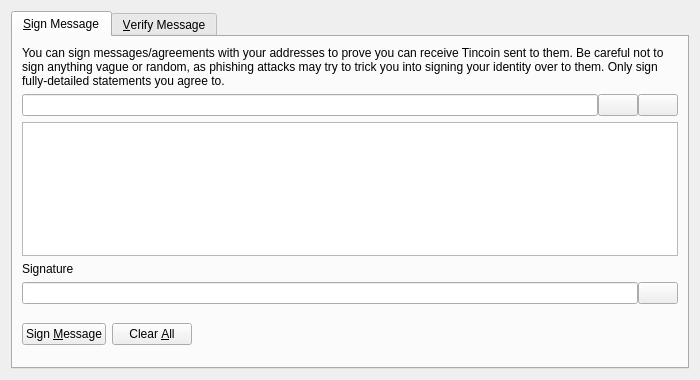
<?xml version="1.0" encoding="UTF-8"?>
<ui version="4.0">
 <class>SignVerifyMessageDialog</class>
 <widget class="QDialog" name="SignVerifyMessageDialog">
  <property name="geometry">
   <rect>
    <x>0</x>
    <y>0</y>
    <width>700</width>
    <height>380</height>
   </rect>
  </property>
  <property name="windowTitle">
   <string>Signatures - Sign / Verify a Message</string>
  </property>
  <property name="modal">
   <bool>true</bool>
  </property>
  <layout class="QVBoxLayout" name="verticalLayout">
   <item>
    <widget class="QTabWidget" name="tabWidget">
     <property name="currentIndex">
      <number>0</number>
     </property>
     <widget class="QWidget" name="tabSignMessage">
      <attribute name="title">
       <string>&amp;Sign Message</string>
      </attribute>
      <layout class="QVBoxLayout" name="verticalLayout_SM">
       <item>
        <widget class="QLabel" name="infoLabel_SM">
         <property name="text">
          <string>You can sign messages/agreements with your addresses to prove you can receive Tincoin sent to them. Be careful not to sign anything vague or random, as phishing attacks may try to trick you into signing your identity over to them. Only sign fully-detailed statements you agree to.</string>
         </property>
         <property name="textFormat">
          <enum>Qt::PlainText</enum>
         </property>
         <property name="wordWrap">
          <bool>true</bool>
         </property>
        </widget>
       </item>
       <item>
        <layout class="QHBoxLayout" name="horizontalLayout_1_SM">
         <property name="spacing">
          <number>0</number>
         </property>
         <item>
          <widget class="QValidatedLineEdit" name="addressIn_SM">
           <property name="toolTip">
            <string>The Tincoin address to sign the message with</string>
           </property>
          </widget>
         </item>
         <item>
          <widget class="QPushButton" name="addressBookButton_SM">
           <property name="toolTip">
            <string>Choose previously used address</string>
           </property>
           <property name="text">
            <string/>
           </property>
           <property name="shortcut">
            <string>Alt+A</string>
           </property>
           <property name="autoDefault">
            <bool>false</bool>
           </property>
          </widget>
         </item>
         <item>
          <widget class="QPushButton" name="pasteButton_SM">
           <property name="toolTip">
            <string>Paste address from clipboard</string>
           </property>
           <property name="text">
            <string/>
           </property>
           <property name="shortcut">
            <string>Alt+P</string>
           </property>
           <property name="autoDefault">
            <bool>false</bool>
           </property>
          </widget>
         </item>
        </layout>
       </item>
       <item>
        <widget class="QPlainTextEdit" name="messageIn_SM">
         <property name="toolTip">
          <string>Enter the message you want to sign here</string>
         </property>
        </widget>
       </item>
       <item>
        <widget class="QLabel" name="signatureLabel_SM">
         <property name="text">
          <string>Signature</string>
         </property>
         <property name="textFormat">
          <enum>Qt::PlainText</enum>
         </property>
        </widget>
       </item>
       <item>
        <layout class="QHBoxLayout" name="horizontalLayout_2_SM">
         <property name="spacing">
          <number>0</number>
         </property>
         <item>
          <widget class="QLineEdit" name="signatureOut_SM">
           <property name="font">
            <font>
             <italic>true</italic>
            </font>
           </property>
           <property name="readOnly">
            <bool>true</bool>
           </property>
          </widget>
         </item>
         <item>
          <widget class="QPushButton" name="copySignatureButton_SM">
           <property name="toolTip">
            <string>Copy the current signature to the system clipboard</string>
           </property>
           <property name="text">
            <string/>
           </property>
           <property name="autoDefault">
            <bool>false</bool>
           </property>
          </widget>
         </item>
        </layout>
       </item>
       <item>
        <layout class="QHBoxLayout" name="horizontalLayout_3_SM">
         <item>
          <widget class="QPushButton" name="signMessageButton_SM">
           <property name="toolTip">
            <string>Sign the message to prove you own this Tincoin address</string>
           </property>
           <property name="text">
            <string>Sign &amp;Message</string>
           </property>
           <property name="autoDefault">
            <bool>false</bool>
           </property>
          </widget>
         </item>
         <item>
          <widget class="QPushButton" name="clearButton_SM">
           <property name="toolTip">
            <string>Reset all sign message fields</string>
           </property>
           <property name="text">
            <string>Clear &amp;All</string>
           </property>
           <property name="autoDefault">
            <bool>false</bool>
           </property>
          </widget>
         </item>
         <item>
          <spacer name="horizontalSpacer_1_SM">
           <property name="orientation">
            <enum>Qt::Horizontal</enum>
           </property>
           <property name="sizeHint" stdset="0">
            <size>
             <width>40</width>
             <height>48</height>
            </size>
           </property>
          </spacer>
         </item>
         <item>
          <widget class="QLabel" name="statusLabel_SM">
           <property name="font">
            <font>
             <weight>75</weight>
             <bold>true</bold>
            </font>
           </property>
           <property name="text">
            <string/>
           </property>
           <property name="wordWrap">
            <bool>true</bool>
           </property>
          </widget>
         </item>
         <item>
          <spacer name="horizontalSpacer_2_SM">
           <property name="orientation">
            <enum>Qt::Horizontal</enum>
           </property>
           <property name="sizeHint" stdset="0">
            <size>
             <width>40</width>
             <height>48</height>
            </size>
           </property>
          </spacer>
         </item>
        </layout>
       </item>
      </layout>
     </widget>
     <widget class="QWidget" name="tabVerifyMessage">
      <attribute name="title">
       <string>&amp;Verify Message</string>
      </attribute>
      <layout class="QVBoxLayout" name="verticalLayout_VM">
       <item>
        <widget class="QLabel" name="infoLabel_VM">
         <property name="text">
          <string>Enter the receiver's address, message (ensure you copy line breaks, spaces, tabs, etc. exactly) and signature below to verify the message. Be careful not to read more into the signature than what is in the signed message itself, to avoid being tricked by a man-in-the-middle attack. Note that this only proves the signing party receives with the address, it cannot prove sendership of any transaction!</string>
         </property>
         <property name="textFormat">
          <enum>Qt::PlainText</enum>
         </property>
         <property name="alignment">
          <set>Qt::AlignLeading|Qt::AlignLeft|Qt::AlignTop</set>
         </property>
         <property name="wordWrap">
          <bool>true</bool>
         </property>
        </widget>
       </item>
       <item>
        <layout class="QHBoxLayout" name="horizontalLayout_1_VM">
         <property name="spacing">
          <number>0</number>
         </property>
         <item>
          <widget class="QValidatedLineEdit" name="addressIn_VM">
           <property name="toolTip">
            <string>The Tincoin address the message was signed with</string>
           </property>
          </widget>
         </item>
         <item>
          <widget class="QPushButton" name="addressBookButton_VM">
           <property name="toolTip">
            <string>Choose previously used address</string>
           </property>
           <property name="text">
            <string/>
           </property>
           <property name="shortcut">
            <string>Alt+A</string>
           </property>
           <property name="autoDefault">
            <bool>false</bool>
           </property>
          </widget>
         </item>
        </layout>
       </item>
       <item>
        <widget class="QPlainTextEdit" name="messageIn_VM"/>
       </item>
       <item>
        <widget class="QValidatedLineEdit" name="signatureIn_VM"/>
       </item>
       <item>
        <layout class="QHBoxLayout" name="horizontalLayout_2_VM">
         <item>
          <widget class="QPushButton" name="verifyMessageButton_VM">
           <property name="toolTip">
            <string>Verify the message to ensure it was signed with the specified Tincoin address</string>
           </property>
           <property name="text">
            <string>Verify &amp;Message</string>
           </property>
           <property name="autoDefault">
            <bool>false</bool>
           </property>
          </widget>
         </item>
         <item>
          <widget class="QPushButton" name="clearButton_VM">
           <property name="toolTip">
            <string>Reset all verify message fields</string>
           </property>
           <property name="text">
            <string>Clear &amp;All</string>
           </property>
           <property name="autoDefault">
            <bool>false</bool>
           </property>
          </widget>
         </item>
         <item>
          <spacer name="horizontalSpacer_1_VM">
           <property name="orientation">
            <enum>Qt::Horizontal</enum>
           </property>
           <property name="sizeHint" stdset="0">
            <size>
             <width>40</width>
             <height>48</height>
            </size>
           </property>
          </spacer>
         </item>
         <item>
          <widget class="QLabel" name="statusLabel_VM">
           <property name="font">
            <font>
             <weight>75</weight>
             <bold>true</bold>
            </font>
           </property>
           <property name="text">
            <string/>
           </property>
           <property name="wordWrap">
            <bool>true</bool>
           </property>
          </widget>
         </item>
         <item>
          <spacer name="horizontalSpacer_2_VM">
           <property name="orientation">
            <enum>Qt::Horizontal</enum>
           </property>
           <property name="sizeHint" stdset="0">
            <size>
             <width>40</width>
             <height>48</height>
            </size>
           </property>
          </spacer>
         </item>
        </layout>
       </item>
      </layout>
     </widget>
    </widget>
   </item>
  </layout>
 </widget>
 <customwidgets>
  <customwidget>
   <class>QValidatedLineEdit</class>
   <extends>QLineEdit</extends>
   <header>qvalidatedlineedit.h</header>
  </customwidget>
 </customwidgets>
 <resources>
  <include location="../tincoin.qrc"/>
 </resources>
 <connections/>
</ui>
